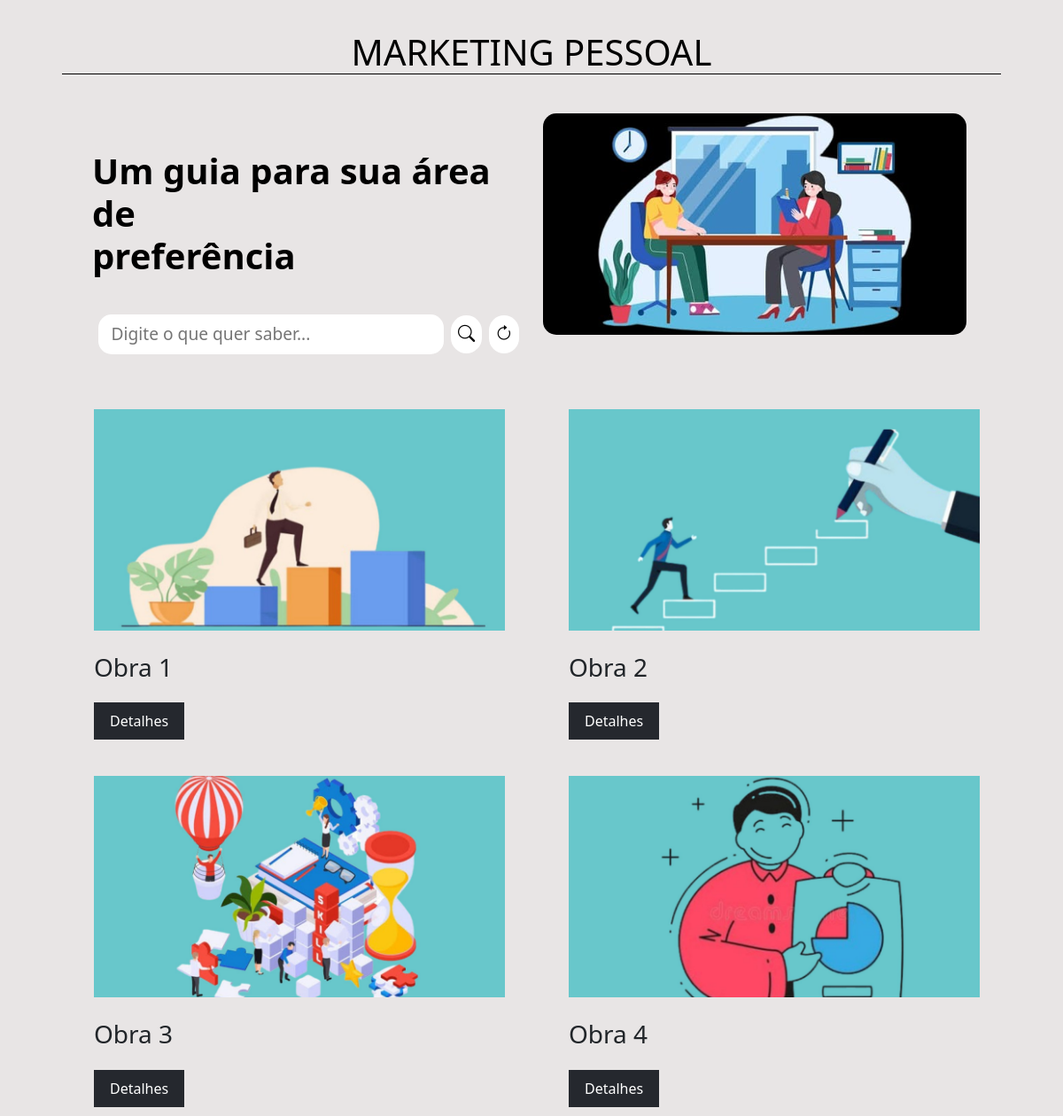
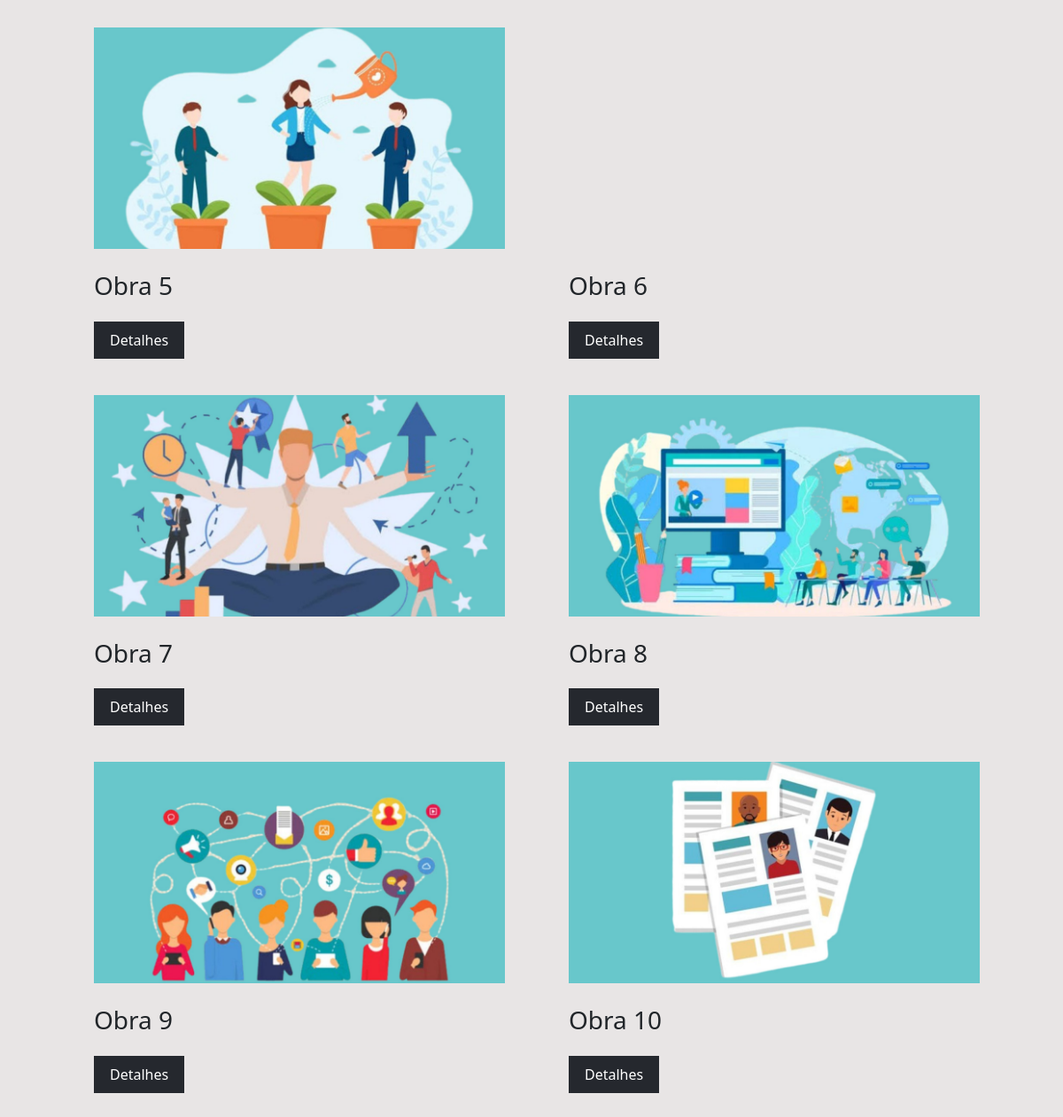
Before: / with the older database file (2 pictures, top to bottom).
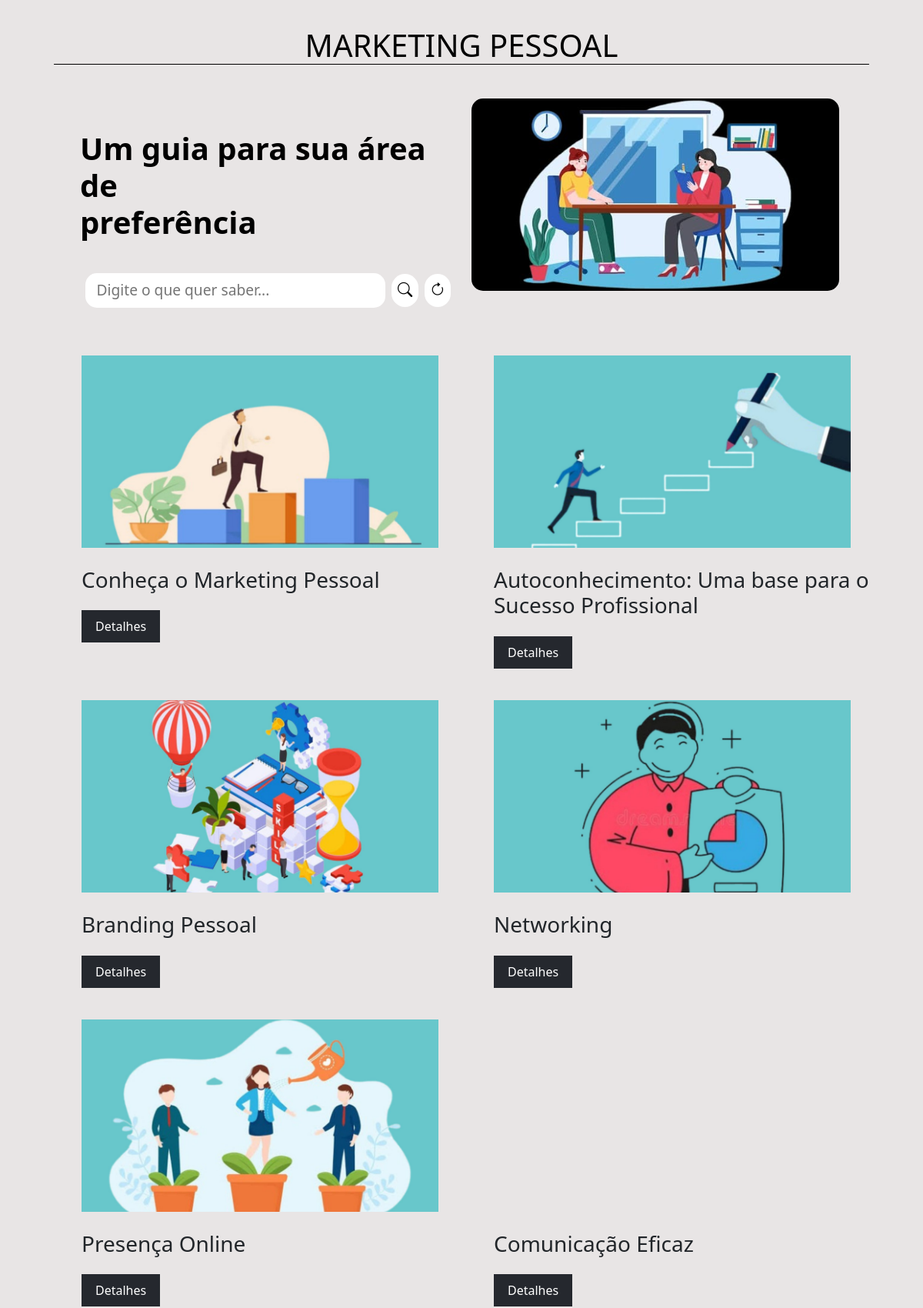
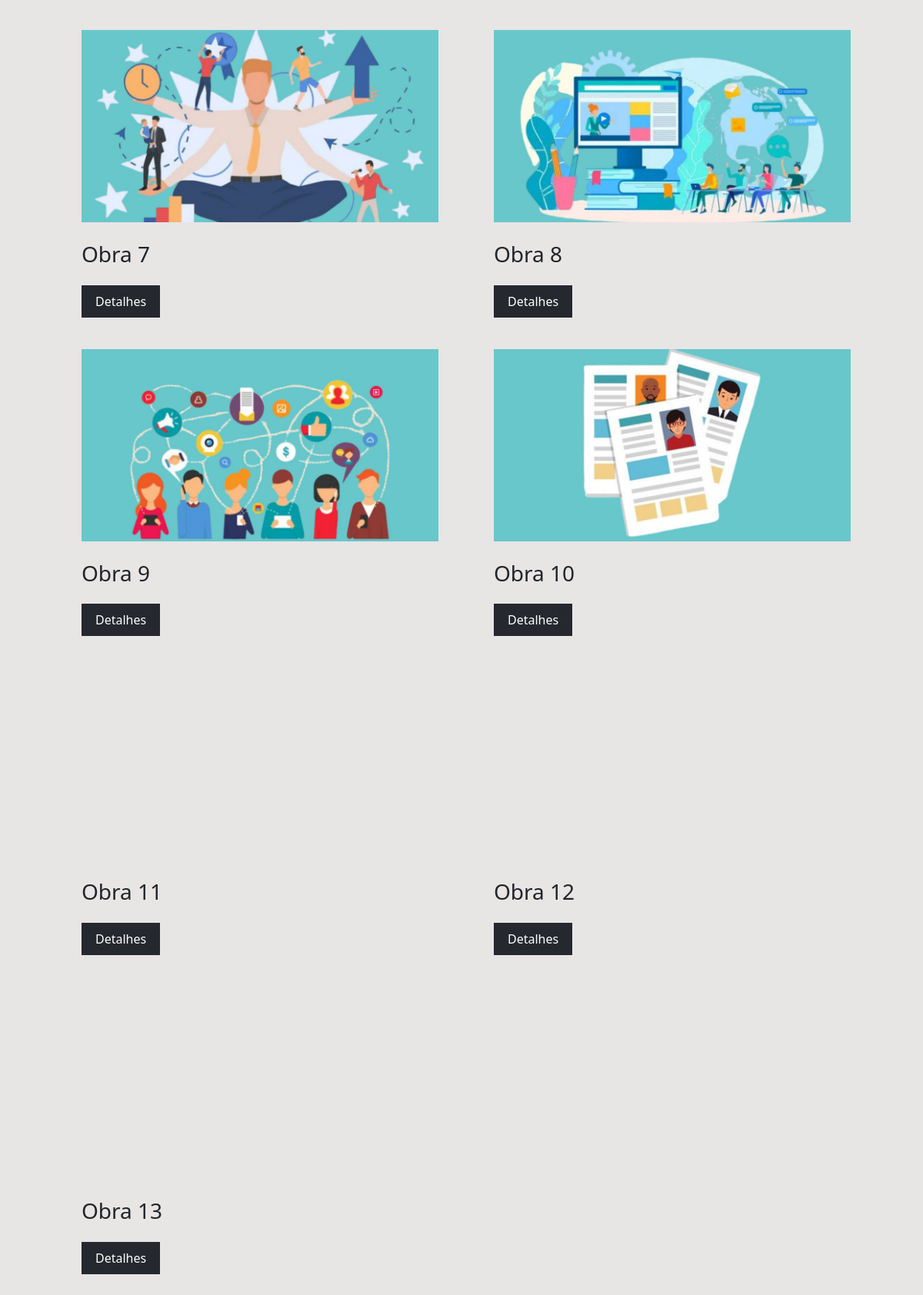
After: the same page with the newer database file (2 pictures, top to bottom).
### tables this page shows
create table conteudo(
ID_conteudo int not null auto_increment,
ID_imagem varchar(100),
titulo varchar(100),
assunto varchar(100),
PRIMARY KEY(ID_conteudo)
);

### index.php (the view, shortened to what this page needs)
<?php
$servername = "localhost";
$username = "root";
$password = "";
$dbname = "marketing_pessoal";
$conn = new mysqli($servername, $username, $password, $dbname);
$search_query = "";
if (isset($_GET['query'])) {
    $search_query = $_GET['query'];
    $search_query = $conn->real_escape_string($search_query);
    $sql = "SELECT ID_imagem, titulo, assunto, conteudos_marketing FROM conteudo WHERE titulo LIKE '%$search_query%' OR assunto LIKE '%$search_query%' OR conteudos_marketing LIKE '%$search_query%'";
} else {
    $sql = "SELECT * FROM conteudo";
}
$result = $conn->query($sql);
?>
<!DOCTYPE html>
<html lang="pt-br">
<head>
    <link rel="stylesheet" href="https://cdn.jsdelivr.net/npm/bootstrap-icons@1.11.3/font/bootstrap-icons.min.css">
    <link href="https://cdn.jsdelivr.net/npm/bootstrap@5.3.3/dist/css/bootstrap.min.css" rel="stylesheet">
    <link rel="stylesheet" href="https://cdn.jsdelivr.net/npm/bootstrap-icons@1.11.3/font/bootstrap-icons.min.css">
    <link rel="stylesheet" href="css/style.css?v=1">
</head>
<body>
    <main>
        <h1 class="title-principal">Marketing Pessoal</h1>
          <div class="container-search">
             <div class="search">
                  <form action="index.php" method="GET" id="form">
                      <h2 class="titleForm">Um guia para sua área de <br>preferência</h2>
                      <div class="elementsForm">
                            <input type="text" name="query" placeholder="Digite o que quer saber..." value="<?php echo htmlspecialchars($search_query); ?>">
                            <button type="submit"><i class="bi bi-search"></i></button>
                            <button class="reset-button button" onclick="window.location.href='index.php'; return false;"><i class="bi bi-arrow-clockwise"></i></button>
                      </div>
                  </form>
              </div>
              <div class="imagem">
                  <div class="image-marketing small-image-container center-image" id="img1"></div>
              </div>
          </div>
        <div class="container-list" id="gallery-container">
            <div class="row gx-md-5 contents">
                <?php
                if($result->num_rows > 0) {
                    while ($row = $result->fetch_assoc()) {
                        echo '<div class="col-12 col-md-6">';
                        echo '<div class="small-image-container center-image" id="' . htmlspecialchars($row['ID_imagem']) . '"></div>';
                        echo '<h3>' . htmlspecialchars($row['titulo']) . '</h3>';
                        echo '<br>';
                        echo '<a href="' . htmlspecialchars($row['conteudos_marketing']) . '" class="btn-details" target="_blank">Detalhes</a>';
                        echo '</div>';
                    }
                }
                else{
                    echo '<p>Nenhuma obra encontrada.</p>';
                }
                ?>
             </div>
        </div>
    </main>
</body>
</html>

### css/style.css (style rules this page uses)
body { margin: 0; padding: 0; box-sizing: border-box; background-color: #e8e5e5; }
main { width: 90%; height: auto; margin-left: auto; margin-right: auto; margin-top: 25px; border-radius: 25px; padding: 10px; }
.title-principal { text-transform: uppercase; text-align: center; color: rgb(0, 0, 0); border-bottom: 1px solid black; }
.container-search { width: 95%; height: 25%; position: relative; padding: 0; display: flex; flex-direction: row; justify-content: flex-end; margin-top: 30px; margin-left: auto; margin-right: auto; }
.search { width: 50%; height: 100%; }
.imagem { width: 50%; display: flex; justify-content: center; align-items: center; position: relative; }
#form { width: 97%; margin-left: auto; margin-right: auto; margin-top: 55px; }
.elementsForm { padding-top: 15px; padding-bottom: 15px; text-align: center; display: block; margin-top: 25px; }
input, button { border: none; margin: 2px; }
.elementsForm input[type="text"] { background-color: rgb(255, 255, 255); color: black; width: 80%; border: none; border-radius: 15px; padding: 8px; padding-left: 15px; font-size: 1.2rem; }
.elementsForm button[type="submit"] { background-color: white; color: black; font-weight: bold; width: 7%; padding: 7px; border-radius: 20px; }
.button { background-color: white; color: black; width: 7%; padding: 7px; border-radius: 20px; }
.titleForm { color: rgb(0, 0, 0); font-size: 2.5em; font-weight: bold; }
.elementsForm i { font-size: 1.2rem; }
.image-marketing { width: 100%; height: 100%; border-radius: 15px; display: flex; justify-content: center; align-items: center; }
.center-image { background-size: cover; background-position: center; }
.btn-details { text-decoration: none; background-color: #25282E !important; color: white !important; padding: 10px 18px; border-radius: 0; }
#img1 { background-image: url('../img/g_1.jpg'); }
#img2 { background-image: url('../img/g_2.jpg'); }
#img3 { background-image: url('../img/g_3.jpg'); }
#img4 { background-image: url('../img/g_4.jpg'); }
#img5 { background-image: url('../img/g_5.jpg'); }
#img6 { background-image: url('../img/g_6.jpg'); }
#img7 { background-image: url('../img/g_7.jpg'); }
#img8 { background-image: url('../img/g_8.jpg'); }
#img9 { background-image: url('../img/g_9.jpg'); }
#img10 { background-image: url('../img/g_10.jpg'); }
#img11 { background-image: url('../img/g_11.jpg'); }
#gallery-container h1, #gallery-container .col-md-6, #gallery-container .col-12 { margin-bottom: 50px; }
.container-list { margin-top: 45px; padding-left: 36px; }
.small-image-container { height: 250px; width: 95%; margin-bottom: 25px; }

Changed rows visible on the page:
changed conteudo: titulo "Obra 1" → "Conheça o Marketing Pessoal"
changed conteudo: titulo "Obra 2" → "Autoconhecimento: Uma base para o Sucesso Profissional"
changed conteudo: titulo "Obra 3" → "Branding Pessoal"
changed conteudo: titulo "Obra 4" → "Networking"
changed conteudo: titulo "Obra 5" → "Presença Online"
changed conteudo: titulo "Obra 6" → "Comunicação Eficaz"
added conteudo: titulo "Obra 11"
added conteudo: titulo "Obra 12"
added conteudo: titulo "Obra 13"
